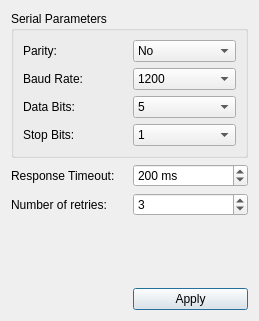
<?xml version="1.0" encoding="UTF-8"?>
<ui version="4.0">
 <class>SettingsDialog</class>
 <widget class="QDialog" name="SettingsDialog">
  <property name="geometry">
   <rect>
    <x>0</x>
    <y>0</y>
    <width>259</width>
    <height>321</height>
   </rect>
  </property>
  <property name="windowTitle">
   <string>Modbus Settings</string>
  </property>
  <layout class="QGridLayout" name="gridLayout">
   <item row="3" column="1">
    <spacer name="verticalSpacer">
     <property name="orientation">
      <enum>Qt::Orientation::Vertical</enum>
     </property>
     <property name="sizeHint" stdset="0">
      <size>
       <width>20</width>
       <height>43</height>
      </size>
     </property>
    </spacer>
   </item>
   <item row="1" column="1">
    <widget class="QSpinBox" name="timeoutSpinner">
     <property name="accelerated">
      <bool>true</bool>
     </property>
     <property name="suffix">
      <string> ms</string>
     </property>
     <property name="minimum">
      <number>-1</number>
     </property>
     <property name="maximum">
      <number>5000</number>
     </property>
     <property name="singleStep">
      <number>20</number>
     </property>
     <property name="value">
      <number>200</number>
     </property>
    </widget>
   </item>
   <item row="1" column="0">
    <widget class="QLabel" name="label">
     <property name="text">
      <string>Response Timeout:</string>
     </property>
    </widget>
   </item>
   <item row="4" column="1">
    <widget class="QPushButton" name="applyButton">
     <property name="text">
      <string>Apply</string>
     </property>
    </widget>
   </item>
   <item row="0" column="0" colspan="2">
    <widget class="QGroupBox" name="groupBox">
     <property name="title">
      <string>Serial Parameters</string>
     </property>
     <layout class="QGridLayout" name="gridLayout_2">
      <item row="0" column="0">
       <widget class="QLabel" name="label_2">
        <property name="text">
         <string>Parity:</string>
        </property>
       </widget>
      </item>
      <item row="0" column="1">
       <widget class="QComboBox" name="parityCombo">
        <item>
         <property name="text">
          <string>No</string>
         </property>
        </item>
        <item>
         <property name="text">
          <string>Even</string>
         </property>
        </item>
        <item>
         <property name="text">
          <string>Odd</string>
         </property>
        </item>
        <item>
         <property name="text">
          <string>Space</string>
         </property>
        </item>
        <item>
         <property name="text">
          <string>Mark</string>
         </property>
        </item>
       </widget>
      </item>
      <item row="1" column="0">
       <widget class="QLabel" name="label_3">
        <property name="text">
         <string>Baud Rate:</string>
        </property>
       </widget>
      </item>
      <item row="1" column="1">
       <widget class="QComboBox" name="baudCombo">
        <item>
         <property name="text">
          <string>1200</string>
         </property>
        </item>
        <item>
         <property name="text">
          <string>2400</string>
         </property>
        </item>
        <item>
         <property name="text">
          <string>4800</string>
         </property>
        </item>
        <item>
         <property name="text">
          <string>9600</string>
         </property>
        </item>
        <item>
         <property name="text">
          <string>19200</string>
         </property>
        </item>
        <item>
         <property name="text">
          <string>38400</string>
         </property>
        </item>
        <item>
         <property name="text">
          <string>57600</string>
         </property>
        </item>
        <item>
         <property name="text">
          <string>115200</string>
         </property>
        </item>
       </widget>
      </item>
      <item row="2" column="0">
       <widget class="QLabel" name="label_4">
        <property name="text">
         <string>Data Bits:</string>
        </property>
       </widget>
      </item>
      <item row="2" column="1">
       <widget class="QComboBox" name="dataBitsCombo">
        <item>
         <property name="text">
          <string>5</string>
         </property>
        </item>
        <item>
         <property name="text">
          <string>6</string>
         </property>
        </item>
        <item>
         <property name="text">
          <string>7</string>
         </property>
        </item>
        <item>
         <property name="text">
          <string>8</string>
         </property>
        </item>
       </widget>
      </item>
      <item row="3" column="0">
       <widget class="QLabel" name="label_5">
        <property name="text">
         <string>Stop Bits:</string>
        </property>
       </widget>
      </item>
      <item row="3" column="1">
       <widget class="QComboBox" name="stopBitsCombo">
        <item>
         <property name="text">
          <string>1</string>
         </property>
        </item>
        <item>
         <property name="text">
          <string>3</string>
         </property>
        </item>
        <item>
         <property name="text">
          <string>2</string>
         </property>
        </item>
       </widget>
      </item>
     </layout>
    </widget>
   </item>
   <item row="2" column="0">
    <widget class="QLabel" name="label_6">
     <property name="text">
      <string>Number of retries:</string>
     </property>
    </widget>
   </item>
   <item row="2" column="1">
    <widget class="QSpinBox" name="retriesSpinner">
     <property name="value">
      <number>3</number>
     </property>
    </widget>
   </item>
  </layout>
 </widget>
 <resources/>
 <connections/>
</ui>
